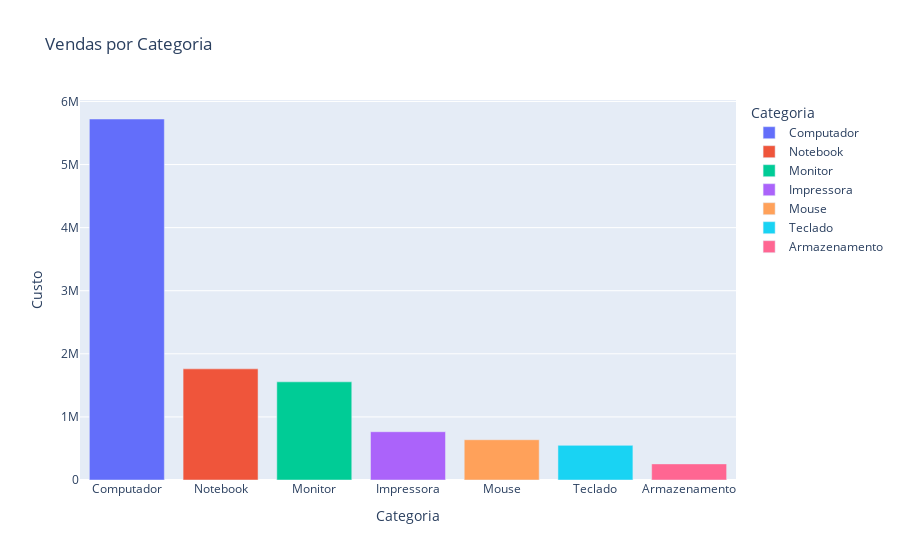

Write notebook code for a chart like this one.
### Code cell
# Plotly Express 1
fig = px.bar(categoria_custo_total, x="Categoria", y="Custo", title='Vendas por Categoria', color='Categoria')
fig.show()

### Figure 1 — Plotly figure (JSON) as saved in the notebook; plotly's stock layout.template omitted (floating-point values rounded to 4 significant figures)
{"data": [{"alignmentgroup": "True", "hovertemplate": "Categoria=%{x}<br>Custo=%{y}<extra></extra>", "legendgroup": "Computador", "marker": {"color": "#636efa", "pattern": {"shape": ""}}, "name": "Computador", "offsetgroup": "Computador", "orientation": "v", "showlegend": true, "textposition": "auto", "type": "bar", "x": ["Computador"], "xaxis": "x", "y": [5722000.0], "yaxis": "y"}, {"alignmentgroup": "True", "hovertemplate": "Categoria=%{x}<br>Custo=%{y}<extra></extra>", "legendgroup": "Notebook", "marker": {"color": "#EF553B", "pattern": {"shape": ""}}, "name": "Notebook", "offsetgroup": "Notebook", "orientation": "v", "showlegend": true, "textposition": "auto", "type": "bar", "x": ["Notebook"], "xaxis": "x", "y": [1761000.0], "yaxis": "y"}, {"alignmentgroup": "True", "hovertemplate": "Categoria=%{x}<br>Custo=%{y}<extra></extra>", "legendgroup": "Monitor", "marker": {"color": "#00cc96", "pattern": {"shape": ""}}, "name": "Monitor", "offsetgroup": "Monitor", "orientation": "v", "showlegend": true, "textposition": "auto", "type": "bar", "x": ["Monitor"], "xaxis": "x", "y": [1556000.0], "yaxis": "y"}, {"alignmentgroup": "True", "hovertemplate": "Categoria=%{x}<br>Custo=%{y}<extra></extra>", "legendgroup": "Impressora", "marker": {"color": "#ab63fa", "pattern": {"shape": ""}}, "name": "Impressora", "offsetgroup": "Impressora", "orientation": "v", "showlegend": true, "textposition": "auto", "type": "bar", "x": ["Impressora"], "xaxis": "x", "y": [765300.0], "yaxis": "y"}, {"alignmentgroup": "True", "hovertemplate": "Categoria=%{x}<br>Custo=%{y}<extra></extra>", "legendgroup": "Mouse", "marker": {"color": "#FFA15A", "pattern": {"shape": ""}}, "name": "Mouse", "offsetgroup": "Mouse", "orientation": "v", "showlegend": true, "textposition": "auto", "type": "bar", "x": ["Mouse"], "xaxis": "x", "y": [638200.0], "yaxis": "y"}, {"alignmentgroup": "True", "hovertemplate": "Categoria=%{x}<br>Custo=%{y}<extra></extra>", "legendgroup": "Teclado", "marker": {"color": "#19d3f3", "pattern": {"shape": ""}}, "name": "Teclado", "offsetgroup": "Teclado", "orientation": "v", "showlegend": true, "textposition": "auto", "type": "bar", "x": ["Teclado"], "xaxis": "x", "y": [548800.0], "yaxis": "y"}, {"alignmentgroup": "True", "hovertemplate": "Categoria=%{x}<br>Custo=%{y}<extra></extra>", "legendgroup": "Armazenamento", "marker": {"color": "#FF6692", "pattern": {"shape": ""}}, "name": "Armazenamento", "offsetgroup": "Armazenamento", "orientation": "v", "showlegend": true, "textposition": "auto", "type": "bar", "x": ["Armazenamento"], "xaxis": "x", "y": [255600.0], "yaxis": "y"}], "layout": {"barmode": "relative", "legend": {"title": {"text": "Categoria"}, "tracegroupgap": 0}, "title": {"text": "Vendas por Categoria"}, "xaxis": {"anchor": "y", "categoryarray": ["Computador", "Notebook", "Monitor", "Impressora", "Mouse", "Teclado", "Armazenamento"], "categoryorder": "array", "domain": [0, 1], "title": {"text": "Categoria"}}, "yaxis": {"anchor": "x", "domain": [0, 1], "title": {"text": "Custo"}}}}
